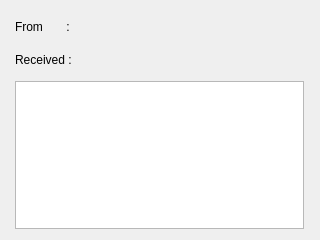
<?xml version="1.0" encoding="UTF-8"?>
<ui version="4.0">
 <class>MessageInfo</class>
 <widget class="QWidget" name="MessageInfo">
  <property name="geometry">
   <rect>
    <x>0</x>
    <y>0</y>
    <width>320</width>
    <height>240</height>
   </rect>
  </property>
  <property name="sizePolicy">
   <sizepolicy hsizetype="Fixed" vsizetype="Fixed">
    <horstretch>0</horstretch>
    <verstretch>0</verstretch>
   </sizepolicy>
  </property>
  <property name="windowTitle">
   <string>Form</string>
  </property>
  <property name="styleSheet">
   <string notr="true"/>
  </property>
  <widget class="QWidget" name="gridLayoutWidget">
   <property name="geometry">
    <rect>
     <x>9</x>
     <y>10</y>
     <width>301</width>
     <height>224</height>
    </rect>
   </property>
   <layout class="QGridLayout" name="SMSLayout">
    <property name="sizeConstraint">
     <enum>QLayout::SetFixedSize</enum>
    </property>
    <property name="leftMargin">
     <number>6</number>
    </property>
    <property name="topMargin">
     <number>6</number>
    </property>
    <property name="rightMargin">
     <number>6</number>
    </property>
    <property name="bottomMargin">
     <number>6</number>
    </property>
    <property name="verticalSpacing">
     <number>6</number>
    </property>
    <item row="1" column="2" colspan="2">
     <widget class="QLabel" name="lRecievedTime">
      <property name="sizePolicy">
       <sizepolicy hsizetype="Fixed" vsizetype="Fixed">
        <horstretch>0</horstretch>
        <verstretch>0</verstretch>
       </sizepolicy>
      </property>
      <property name="minimumSize">
       <size>
        <width>100</width>
        <height>30</height>
       </size>
      </property>
      <property name="font">
       <font>
        <family>Droid Sans [unknown]</family>
        <pointsize>14</pointsize>
        <weight>75</weight>
        <bold>true</bold>
       </font>
      </property>
      <property name="text">
       <string/>
      </property>
      <property name="alignment">
       <set>Qt::AlignLeading|Qt::AlignLeft|Qt::AlignVCenter</set>
      </property>
     </widget>
    </item>
    <item row="0" column="1">
     <widget class="QLabel" name="label">
      <property name="sizePolicy">
       <sizepolicy hsizetype="Fixed" vsizetype="Fixed">
        <horstretch>0</horstretch>
        <verstretch>0</verstretch>
       </sizepolicy>
      </property>
      <property name="text">
       <string>From       : </string>
      </property>
     </widget>
    </item>
    <item row="0" column="2" colspan="2">
     <widget class="QLabel" name="lPhoneNumber">
      <property name="sizePolicy">
       <sizepolicy hsizetype="Fixed" vsizetype="Fixed">
        <horstretch>0</horstretch>
        <verstretch>0</verstretch>
       </sizepolicy>
      </property>
      <property name="font">
       <font>
        <family>Droid Sans [unknown]</family>
        <pointsize>14</pointsize>
        <weight>75</weight>
        <bold>true</bold>
       </font>
      </property>
      <property name="text">
       <string/>
      </property>
     </widget>
    </item>
    <item row="1" column="1">
     <widget class="QLabel" name="label_2">
      <property name="sizePolicy">
       <sizepolicy hsizetype="Fixed" vsizetype="Fixed">
        <horstretch>0</horstretch>
        <verstretch>0</verstretch>
       </sizepolicy>
      </property>
      <property name="text">
       <string>Received : </string>
      </property>
     </widget>
    </item>
    <item row="2" column="1" colspan="3">
     <widget class="QTextEdit" name="message">
      <property name="sizePolicy">
       <sizepolicy hsizetype="Fixed" vsizetype="Fixed">
        <horstretch>0</horstretch>
        <verstretch>0</verstretch>
       </sizepolicy>
      </property>
      <property name="minimumSize">
       <size>
        <width>289</width>
        <height>148</height>
       </size>
      </property>
      <property name="maximumSize">
       <size>
        <width>289</width>
        <height>148</height>
       </size>
      </property>
      <property name="font">
       <font>
        <family>Droid Sans [unknown]</family>
        <pointsize>14</pointsize>
        <weight>75</weight>
        <bold>true</bold>
       </font>
      </property>
      <property name="readOnly">
       <bool>true</bool>
      </property>
     </widget>
    </item>
   </layout>
  </widget>
 </widget>
 <resources/>
 <connections/>
</ui>
